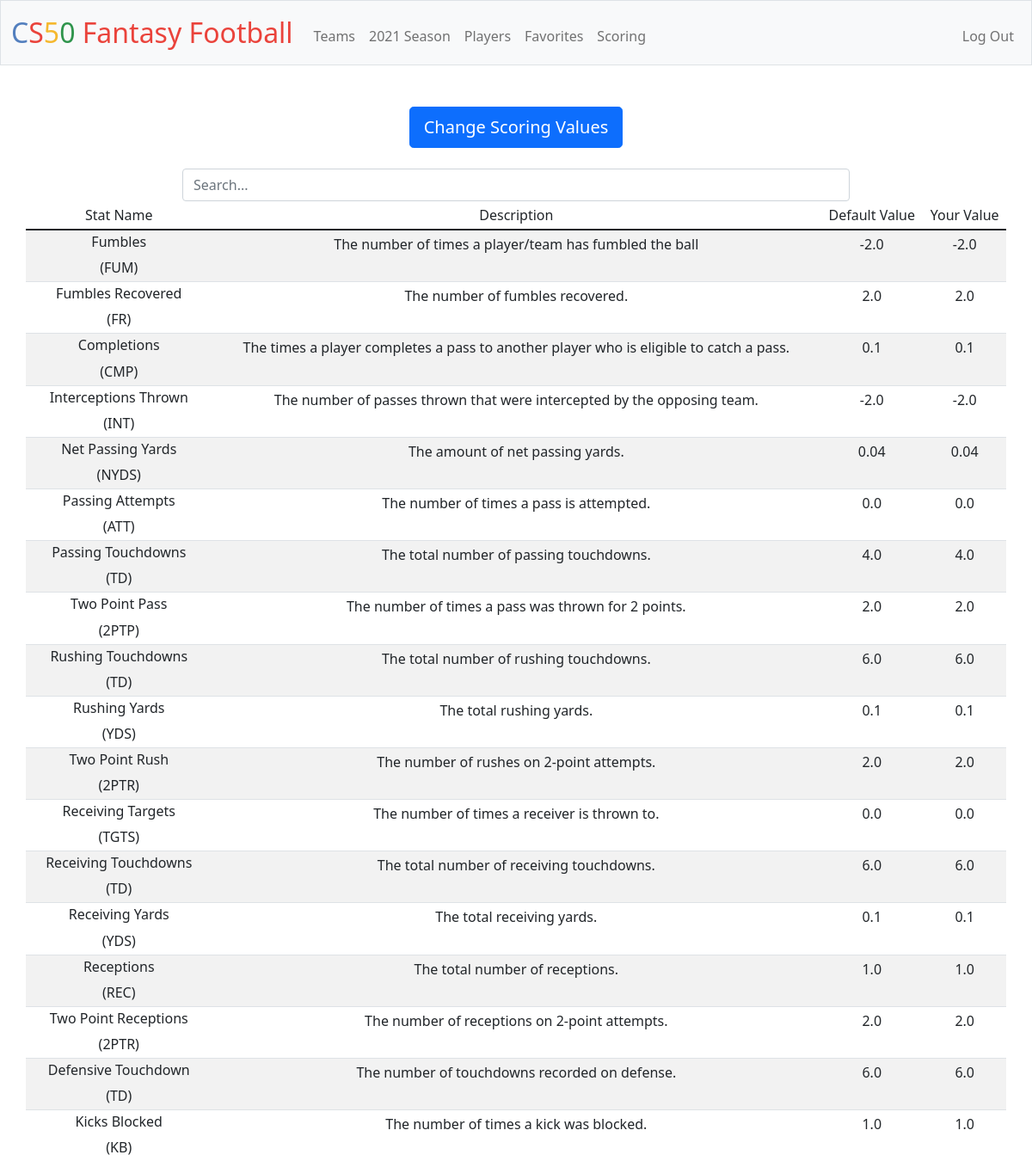
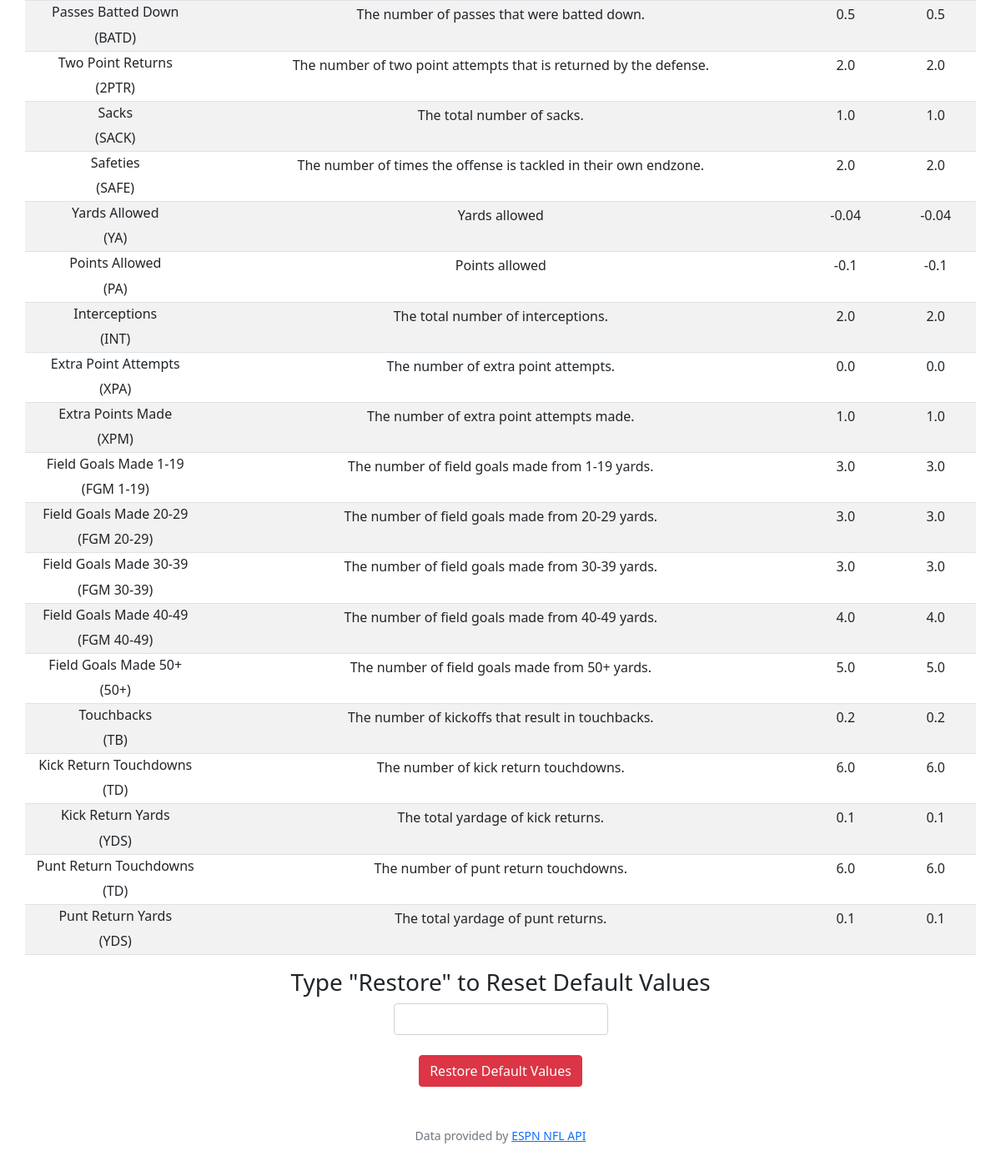
Screenshot of /scoring (signed in) with the database file from the repository (2 pictures, top to bottom).
### tables this page shows
CREATE TABLE 'stats' ('displayName' TEXT NOT NULL, 'name' TEXT NOT NULL, 'abbrev' TEXT NOT NULL, 'description' TEXT NOT NULL, 'defaultValue' REAL);

CREATE TABLE 'user_stat_values' ('user_id' INTEGER NOT NULL, 'fumbles' REAL NOT NULL DEFAULT -2 , 'completions' REAL NOT NULL DEFAULT 0.1 , 'interceptionsThrown' REAL NOT NULL DEFAULT -2 , 'netPassingYards' REAL NOT NULL DEFAULT 0.04 , 'passingAttempts' REAL NOT NULL DEFAULT 0 , 'passingTouchdowns' REAL NOT NULL DEFAULT 4 , 'twoPtPass' REAL NOT NULL DEFAULT 2 ,'rushingTouchdowns' REAL NOT NULL DEFAULT 6 , 'rushingYards' REAL NOT NULL DEFAULT 0.1 , 'twoPtRush' REAL NOT NULL DEFAULT 2 , 'receivingTargets' REAL NOT NULL DEFAULT 0 , 'receivingTouchdowns' REAL NOT NULL DEFAULT 6 , 'receivingYards' REAL NOT NULL DEFAULT 0.1 , 'receptions' REAL NOT NULL DEFAULT 1 , 'twoPtReception' REAL NOT NULL DEFAULT 2 , 'defensiveTouchdowns' REAL NOT NULL DEFAULT 6 , 'kicksBlocked' REAL NOT NULL DEFAULT 1 , 'passesBattedDown' REAL NOT NULL DEFAULT 0.5 , 'twoPtReturns' REAL NOT NULL DEFAULT 2 , 'sacks' REAL NOT NULL DEFAULT 1 , 'safeties' REAL NOT NULL DEFAULT 2 , 'yardsAllowed' REAL NOT NULL DEFAULT -0.04 , 'pointsAllowed' REAL NOT NULL DEFAULT -0.1 , 'interceptions' REAL NOT NULL DEFAULT 2 , 'fumblesRecovered' REAL NOT NULL DEFAULT 2 , 'extraPointAttempts' REAL NOT NULL DEFAULT 0 , 'extraPointsMade' REAL NOT NULL DEFAULT 1 , 'fieldGoalsMade1_19' REAL NOT NULL DEFAULT 3 , 'fieldGoalsMade20_29' REAL NOT NULL DEFAULT 3 , 'fieldGoalsMade30_39' REAL NOT NULL DEFAULT 3 , 'fieldGoalsMade40_49' REAL NOT NULL DEFAULT 4 , 'fieldGoalsMade50' REAL NOT NULL DEFAULT 5 , 'touchbacks' REAL NOT NULL DEFAULT 0.2 , 'kickReturnTouchdowns' REAL NOT NULL DEFAULT 6 , 'kickReturnYards' REAL NOT NULL DEFAULT 0.1 , 'puntReturnTouchdowns' REAL NOT NULL DEFAULT 6 , 'puntReturnYards' REAL NOT NULL DEFAULT 0.1 );

### app.py (the view)
@app.route("/scoring", methods=["GET", "POST"])
@login_required
def scoring():
    if request.method == "POST":
        if request.form.get('restore') == "Restore":
            default_stats = {}
            stat_dict = db.execute(f"SELECT name, defaultValue FROM stats")
            for dict in stat_dict:
                default_stats[dict['name']] = dict['defaultValue']
            for stat in default_stats:
                db.execute(f"UPDATE user_stat_values SET {stat} = {default_stats[stat]} WHERE user_id = ?", session["user_id"])
        else:
            return apology("Must type exactly 'Restore' to reset", 400)
        user_stats = db.execute("SELECT * FROM user_stat_values WHERE user_id = ?", session["user_id"])[0]
        del user_stats["user_id"]
        stats = db.execute("SELECT * FROM stats")
        return render_template("scoring.html", user_stats=user_stats, stats=stats)
    else:
        stats = db.execute("SELECT * FROM stats")
        user_stats = db.execute("SELECT * FROM user_stat_values WHERE user_id = ?", session["user_id"])[0]
        del user_stats["user_id"]
        return render_template("scoring.html", user_stats=user_stats, stats=stats)

### app.py (called while the page is built)
@app.after_request
def after_request(response):
    response.headers["Cache-Control"] = "no-cache, no-store, must-revalidate"
    response.headers["Expires"] = 0
    response.headers["Pragma"] = "no-cache"
    return response

### helpers.py (called while the page is built)
def login_required(f):
    @wraps(f)
    def decorated_function(*args, **kwargs):
        if session.get("user_id") is None:
            return redirect("/login")
        return f(*args, **kwargs)
    return decorated_function

### templates/scoring.html (shortened to what this page needs)
{% extends "layout.html" %}
{% block main %}
<div class="row">
    <div class="col-md-2"></div>
    <div class="col-md-8">
        <a href="/change_scores" class="btn btn-primary btn-lg btn-block" role="button"> Change Scoring Values</a>
    </div>
    <div class="col-md-2"></div>
</div>
<br>
<div class="row">
    <div class="col-md-2"></div>
    <div class="col-md-8">
        <input class="form-control" id="team_search" type="text" placeholder="Search...">
    </div>
    <div class="col-md-2"></div>
</div>
<table class="table table-sm table-striped table-hover container">
    <thead>
        <tr>
            <td>Stat Name</td>
            <td>Description</td>
            <td>Default Value</td>
            <td>Your Value</td>
        </tr>
    </thead>
    <tbody id="team_table">
        {% for stat in stats %}
            <tr>
                <td><h6>{{ stat.displayName }}</h6> ({{ stat.abbrev }})</td>
                <td>{{ stat.description }}</td>
                <td>{{ stat.defaultValue }}</td>
                <td>{{ user_stats[stat.name] }}</td>
            </tr>
        {% endfor %}
    </tbody>
</table>
<div class="row">
    <div class="col-md-2"></div>
    <div class="col-md-8">
        <h3>Type "Restore" to Reset Default Values</h3>
    </div>
    <div class="col-md-2"></div>
</div>
<div class="row">
    <div class="col-md-2"></div>
    <div class="col-md-8">
        <form action="/scoring" method="post">
            <input name="restore" class="form-control mx-auto w-auto" type="text"></input>
            <br>
            <button class="btn btn-danger" type="submit">Restore Default Values</button>
        </form>
    </div>
    <div class="col-md-2"></div>
</div>
{% endblock %}

### templates/layout.html (shortened to what this page needs)
<!DOCTYPE html>
<html lang="en">
    <head>
        <link href="https://cdn.jsdelivr.net/npm/bootstrap@5.1.3/dist/css/bootstrap.min.css" rel="stylesheet">
        <link href="/static/styles.css" rel="stylesheet">
    </head>
    <body>
        <nav class="bg-light border navbar navbar-expand-md navbar-light">
            <div class="container-fluid">
                <a class="navbar-brand" href="/"><span class="blue">C</span><span class="red">S</span><span class="yellow">5</span><span class="green">0</span> <span class="red">Fantasy Football</span></a>
                <div class="collapse navbar-collapse" id="navbar">
                    {% if session["user_id"] %}
                        <ul class="navbar-nav me-auto mt-2">
                            <li class="nav-item"><a class="nav-link" href="/teams">Teams</a></li>
                            <li class="nav-item"><a class="nav-link" href="/2021_season">2021 Season</a></li>
                            <li class="nav-item"><a class="nav-link" href="/players">Players</a></li>
                            <li class="nav-item"><a class="nav-link" href="/favorites">Favorites</a></li>
                            <li class="nav-item"><a class="nav-link" href="/scoring">Scoring</a></li>
                        </ul>
                        <ul class="navbar-nav ms-auto mt-2">
                            <li class="nav-item"><a class="nav-link" href="/logout">Log Out</a></li>
                        </ul>
                    {% else %}
                        <ul class="navbar-nav ms-auto mt-2">
                            <li class="nav-item"><a class="nav-link" href="/register">Register</a></li>
                            <li class="nav-item"><a class="nav-link" href="/login">Log In</a></li>
                        </ul>
                    {% endif %}
                </div>
            </div>
        </nav>
        <main class="container-fluid py-5 text-center">
            {% block main %}{% endblock %}
        </main>
        <footer class="mb-5 small text-center text-muted">
            Data provided by <a href="https://sports.core.api.espn.com/v2/sports/football/leagues/nfl">ESPN NFL API</a>
        </footer>
    </body>
</html>

### static/styles.css (style rules this page uses)
nav .navbar-brand { font-size: xx-large; }
nav .navbar-brand .blue { color: #537fbe; }
nav .navbar-brand .red { color: #ea433b; }
nav .navbar-brand .yellow { color: #f5b82e; }
nav .navbar-brand .green { color: #2e944b; }

### rows the page displays
stats: displayName "Fumbles", abbrev "FUM", description "The number of times a player/team has fumbled the ball", defaultValue "-2.0", name.fumbles "-2.0"
stats: displayName "Fumbles Recovered", abbrev "FR", description "The number of fumbles recovered.", defaultValue "2.0", name.fumblesRecovered "2.0"
stats: displayName "Completions", abbrev "CMP", description "The times a player completes a pass to another player who is eligible to catch a pass.", defaultValue "0.1", name.completions "0.1"
stats: displayName "Interceptions Thrown", abbrev "INT", description "The number of passes thrown that were intercepted by the opposing team.", defaultValue "-2.0", name.interceptionsThrown "-2.0"
stats: displayName "Net Passing Yards", abbrev "NYDS", description "The amount of net passing yards.", defaultValue "0.04", name.netPassingYards "0.04"
stats: displayName "Passing Attempts", abbrev "ATT", description "The number of times a pass is attempted.", defaultValue "0.0", name.passingAttempts "0.0"
stats: displayName "Passing Touchdowns", abbrev "TD", description "The total number of passing touchdowns.", defaultValue "4.0", name.passingTouchdowns "4.0"
stats: displayName "Two Point Pass", abbrev "2PTP", description "The number of times a pass was thrown for 2 points.", defaultValue "2.0", name.twoPtPass "2.0"
stats: displayName "Rushing Touchdowns", abbrev "TD", description "The total number of rushing touchdowns.", defaultValue "6.0", name.rushingTouchdowns "6.0"
stats: displayName "Rushing Yards", abbrev "YDS", description "The total rushing yards.", defaultValue "0.1", name.rushingYards "0.1"
stats: displayName "Two Point Rush", abbrev "2PTR", description "The number of rushes on 2-point attempts.", defaultValue "2.0", name.twoPtRush "2.0"
stats: displayName "Receiving Targets", abbrev "TGTS", description "The number of times a receiver is thrown to.", defaultValue "0.0", name.receivingTargets "0.0"
stats: displayName "Receiving Touchdowns", abbrev "TD", description "The total number of receiving touchdowns.", defaultValue "6.0", name.receivingTouchdowns "6.0"
stats: displayName "Receiving Yards", abbrev "YDS", description "The total receiving yards.", defaultValue "0.1", name.receivingYards "0.1"
stats: displayName "Receptions", abbrev "REC", description "The total number of receptions.", defaultValue "1.0", name.receptions "1.0"
stats: displayName "Two Point Receptions", abbrev "2PTR", description "The number of receptions on 2-point attempts.", defaultValue "2.0", name.twoPtReception "2.0"
stats: displayName "Defensive Touchdown", abbrev "TD", description "The number of touchdowns recorded on defense.", defaultValue "6.0", name.defensiveTouchdowns "6.0"
stats: displayName "Kicks Blocked", abbrev "KB", description "The number of times a kick was blocked.", defaultValue "1.0", name.kicksBlocked "1.0"
stats: displayName "Passes Batted Down", abbrev "BATD", description "The number of passes that were batted down.", defaultValue "0.5", name.passesBattedDown "0.5"
stats: displayName "Two Point Returns", abbrev "2PTR", description "The number of two point attempts that is returned by the defense.", defaultValue "2.0", name.twoPtReturns "2.0"
stats: displayName "Sacks", abbrev "SACK", description "The total number of sacks.", defaultValue "1.0", name.sacks "1.0"
stats: displayName "Safeties", abbrev "SAFE", description "The number of times the offense is tackled in their own endzone.", defaultValue "2.0", name.safeties "2.0"
stats: displayName "Yards Allowed", abbrev "YA", description "Yards allowed", defaultValue "-0.04", name.yardsAllowed "-0.04"
stats: displayName "Points Allowed", abbrev "PA", description "Points allowed", defaultValue "-0.1", name.pointsAllowed "-0.1"
stats: displayName "Interceptions", abbrev "INT", description "The total number of interceptions.", defaultValue "2.0", name.interceptions "2.0"
stats: displayName "Extra Point Attempts", abbrev "XPA", description "The number of extra point attempts.", defaultValue "0.0", name.extraPointAttempts "0.0"
stats: displayName "Extra Points Made", abbrev "XPM", description "The number of extra point attempts made.", defaultValue "1.0", name.extraPointsMade "1.0"
stats: displayName "Field Goals Made 1-19", abbrev "FGM 1-19", description "The number of field goals made from 1-19 yards.", defaultValue "3.0", name.fieldGoalsMade1_19 "3.0"
stats: displayName "Field Goals Made 20-29", abbrev "FGM 20-29", description "The number of field goals made from 20-29 yards.", defaultValue "3.0", name.fieldGoalsMade20_29 "3.0"
stats: displayName "Field Goals Made 30-39", abbrev "FGM 30-39", description "The number of field goals made from 30-39 yards.", defaultValue "3.0", name.fieldGoalsMade30_39 "3.0"
stats: displayName "Field Goals Made 40-49", abbrev "FGM 40-49", description "The number of field goals made from 40-49 yards.", defaultValue "4.0", name.fieldGoalsMade40_49 "4.0"
stats: displayName "Field Goals Made 50+", abbrev "50+", description "The number of field goals made from 50+ yards.", defaultValue "5.0", name.fieldGoalsMade50 "5.0"
stats: displayName "Touchbacks", abbrev "TB", description "The number of kickoffs that result in touchbacks.", defaultValue "0.2", name.touchbacks "0.2"
stats: displayName "Kick Return Touchdowns", abbrev "TD", description "The number of kick return touchdowns.", defaultValue "6.0", name.kickReturnTouchdowns "6.0"
stats: displayName "Kick Return Yards", abbrev "YDS", description "The total yardage of kick returns.", defaultValue "0.1", name.kickReturnYards "0.1"
stats: displayName "Punt Return Touchdowns", abbrev "TD", description "The number of punt return touchdowns.", defaultValue "6.0", name.puntReturnTouchdowns "6.0"
stats: displayName "Punt Return Yards", abbrev "YDS", description "The total yardage of punt returns.", defaultValue "0.1", name.puntReturnYards "0.1"
